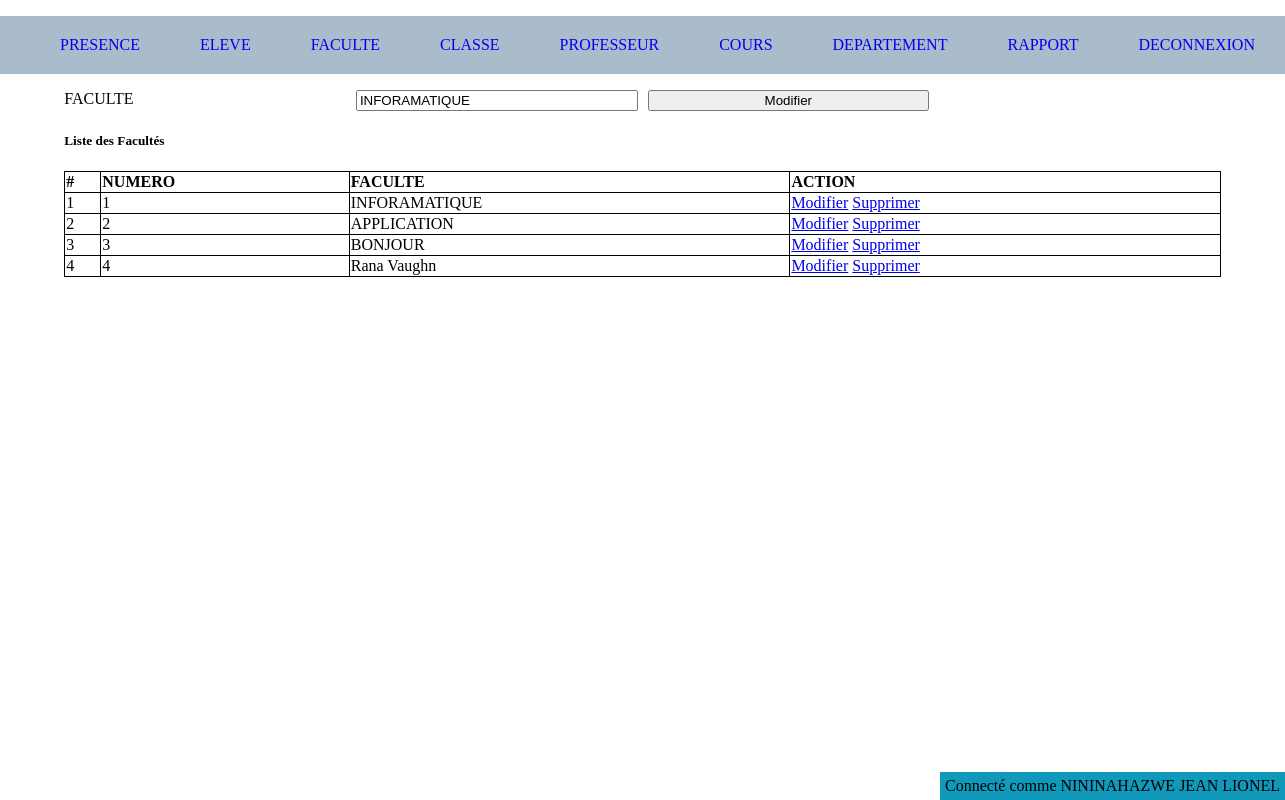
/faculte.php?action=modifier&&id=1 (signed in), run on the app's committed database.
### tables this page shows
CREATE TABLE `faculte` (
  `id` int(11) NOT NULL,
  `name` varchar(255) NOT NULL,
  `created_at` datetime NOT NULL DEFAULT CURRENT_TIMESTAMP
);

### app/config.php (called while the page is built, shortened)
<?php
function getConnection(){
	try{
		$db = new PDO('mysql:host=localhost;dbname=guy_tp','jean','lion');
		 $db->setAttribute(PDO::ATTR_ERRMODE, PDO::ERRMODE_EXCEPTION);
	} catch(PDOException $e) {
	  echo "Error: " . $e->getMessage();
	  die($e);
	}
	return $db;
}
function selectAll($table){
	$query = "SELECT * FROM $table";
	$db = getConnection();
	$data = $db->query($query);
	return $data->fetchAll();
}
function selectById($table='articles', $id,$column = 'id'){
	$query = "SELECT * FROM $table WHERE $column =$id";
	$db = getConnection();
	$data = $db->query($query);
	return $data->fetchAll()[0] ?? null;
}

### faculte.php (the view, shortened to what this page needs)
<?php
if(isset($_GET['id'])){
  $id = intval($_GET['id']);
  if($_GET['action'] == "modifier"){
    $faculte = selectById("faculte", $id);
    $faculte_name = $faculte['name'];
    $faculte_id = $faculte['id'];
  }
}
$facultes = selectAll("faculte");
  include "include/header.php";
?>
<div>
  <form action="" method="post">
    <div>
      <label for="">FACULTE</label>
      <input type="text" name="name"  value="<?= $faculte_name ?? "" ?>"  required="">
      <?php if(isset($faculte_id)): ?>
      <input type="submit" name="update" value="Modifier">
    <?php else: ?>
       <input type="submit" name="save" value="Enregistrer">
    <?php endif ?>
    </div>
  </form>
  <div>
    <h5>Liste des Facultés</h5>
    <table>
      <thead>
        <tr>
          <th># </th>
          <th>NUMERO </th>
          <th>FACULTE</th>
          <th>ACTION</th>
        </tr>
      </thead>
      <tbody>
        <?php foreach ($facultes  as $key => $value) : ?>
        <tr>
          <td><?= ++$key  ?></td>
          <td><?= $value['id'] ?></td>
          <td><?= $value['name'] ?></td>
          <td>
            <a href="faculte.php?action=modifier&&id=<?= $value['id'] ?>">Modifier</a>
            <a href="faculte.php?action=delete&&id=<?= $value['id'] ?>" onclick="return confirm('êtes-vous sûr ?')">Supprimer</a>
          </td>
        </tr>
       <?php endforeach; ?>
      </tbody>
    </table>
  </div>
</div>
<?php
  include "include/footer.php";
?>

### asset/css/style.css (style rules this page uses)
body { margin: 0; padding: 0; font-family: inherit; }
table { border-collapse: collapse; width: 100%; text-align: left; }
form div { display: grid; grid-template-columns: repeat(4, 1fr); grid-gap: 10px; }
input[type="submit"] { cursor: pointer; }
th, td, tr, th { border: 1px solid black; }

### data on the page
faculte: name "INFORAMATIQUE", id "1"
faculte: id "2", name "APPLICATION"
faculte: id "3", name "BONJOUR"
faculte: id "4", name "Rana Vaughn"

### other printed values
$_SESSION['user']['nom'] "NININAHAZWE"
$_SESSION['user']['prenom'] "JEAN LIONEL"
